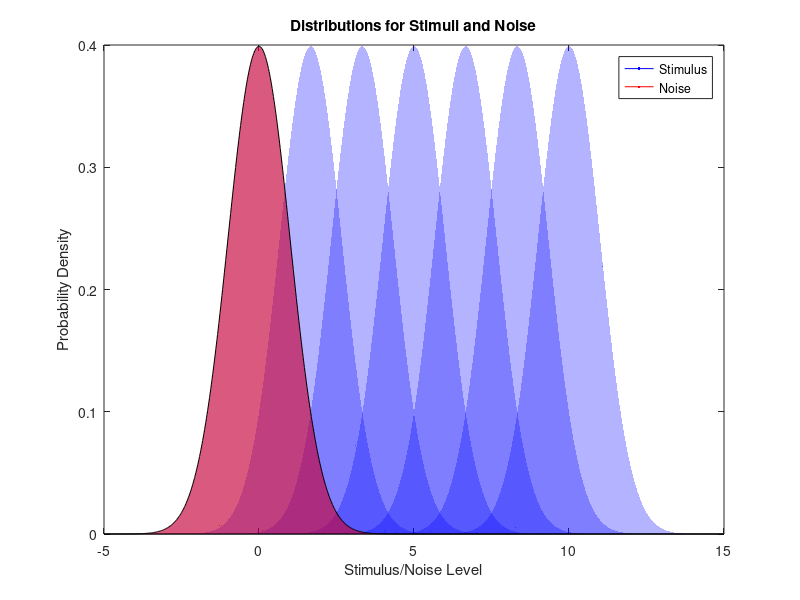

Recreate this plot in MATLAB.
clear; close all; clc;
%%
% The experiment here is a 2AFC method of constant stimuli. There are 10
% stimuli levels and a noise level that is chosen randomly from one of the
% stimulus levels. At each trial, one of the stimuli levels are chosen and
% the stimulus is presented either on the left or right randomly, and the
% task of the subject is to determine if the stimulus is on the left or on
% the right. 
% Initialization
nStim = 7;  % Number of stimuli
nTrials = 1e3;
totalTrials = nStim * nTrials;  
stimuli = linspace(0, 10, nStim);  % Stimulus - levels selected
noiseLvl = 0;  % Noise level
% If the noise is lower than signal its a detection task, if the noise is
% in between, its a discrimination task
constNoise = 0.6; % Constant noise
intervalBias = 0.5; % Bias value, get interesting plots when bias = 1 and -1 so this is correct!

% Plot stimulus and noise distributions
% Visualziing stimuli and noise ditributions to make sure the task is hard
% enough but not too hard
figure;
x = linspace(-5, 15, 1000); 
for i = 1:nStim
    y = normpdf(x, stimuli(i), 1); 
    fill(x, y, 'b', 'FaceAlpha', 0.3, 'EdgeColor', 'none'); 
    hold on;
end
fill(x, normpdf(x, noiseLvl, 1), 'r', 'FaceAlpha', 0.5);
hStimulus = plot(NaN, NaN, 'b', 'DisplayName', 'Stimulus');
hNoise = plot(NaN, NaN, 'r', 'DisplayName', 'Noise');
xlabel('Stimulus/Noise Level');
ylabel('Probability Density');
title('Distributions for Stimuli and Noise');
legend([hStimulus, hNoise], 'Location', 'northeast');

% Simulate side where the signal is on each trial uniformly
% Seq is the sequence of stimuli levels, chosen randomly. One step close to
% adding history effects :/
side = randsample([-1, 1], totalTrials, true);
seq = repmat(stimuli, 1, nTrials);
seq = seq(randperm(length(seq)));

% Psychometric function for performing the decision making 
psyFunc = @(x) normcdf(x, 1, 0);

% Sample noise and signal from a standard normal distribution given the
% mean which is the signal and the noise levels
noiseSamp = normrnd(noiseLvl, 1, [1, totalTrials]);
signalSamp = normrnd(seq, 1, [1, totalTrials]);

% Get the probablility of making response given the signal and noise for
% different conditions
prob = psyFunc(signalSamp - noiseSamp);
probWithNoise = psyFunc(signalSamp - noiseSamp + constNoise);
probWithIntervalBias = psyFunc(signalSamp - noiseSamp);
probWithIntervalBias(side == 1) = min(probWithIntervalBias(side == 1) + intervalBias/2, 1);
probWithIntervalBias(side == -1) = max(probWithIntervalBias(side == -1) - intervalBias/2, 0);

% Get ther respones by comparing probablity to a random number. Turnint it
% into -1 or 1 depending on the side of the stimulus
resp = 2 * (rand(1, totalTrials) < prob) - 1; 
resp = resp .* side; 
respWithNoise = 2 * (rand(1, totalTrials) < probWithNoise) - 1; 
respWithNoise = respWithNoise .* side; 
respWithIntervalBias = 2 * (rand(1, totalTrials) < probWithIntervalBias) - 1; 
respWithIntervalBias = respWithIntervalBias .* side; 

